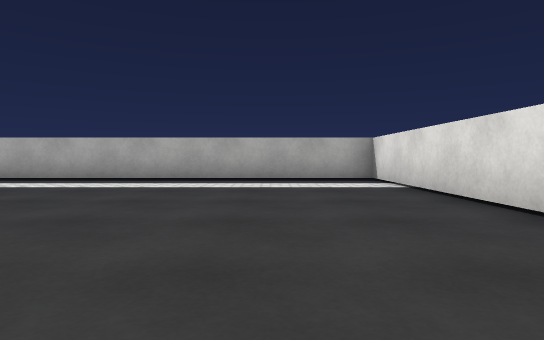
View 1 (above)

16 first-person views from a walk through a 3-D level made in the Unity game engine. The camera is 0.55 m above the floor, tilts 2° down and sees 75° across. The floor is counted in squares, 1 m on a side. Each view is taken from the middle of a square. On the plan, view 1 faces up. The plan holds only what a view shows up to about 9 squares ahead; the rest is blank. The place goes on beyond the plan. The player character is not drawn. Surface patterns are stand-ins for the level's own textures.

View 2
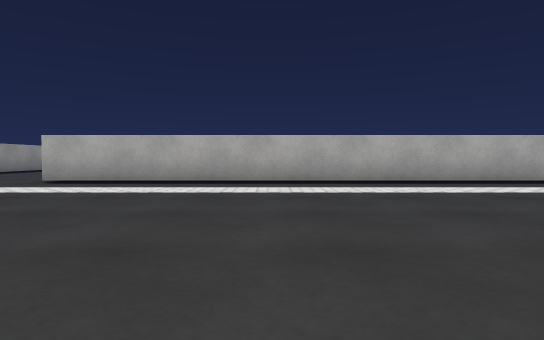

View 3
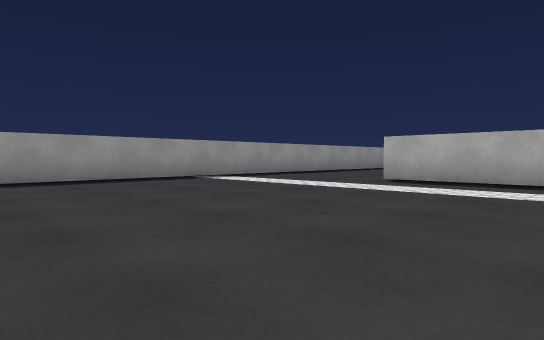

View 4
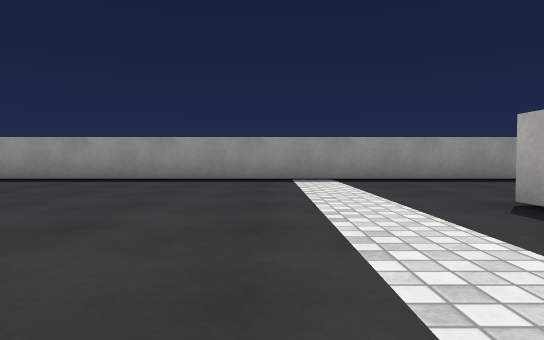

View 5
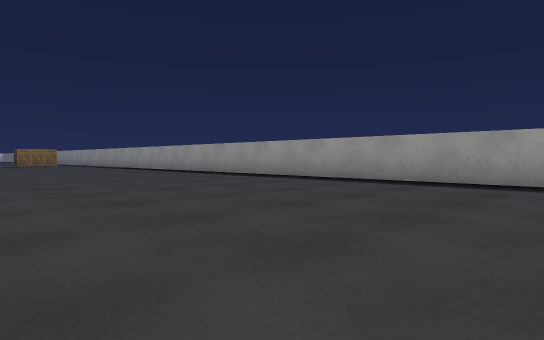

View 6
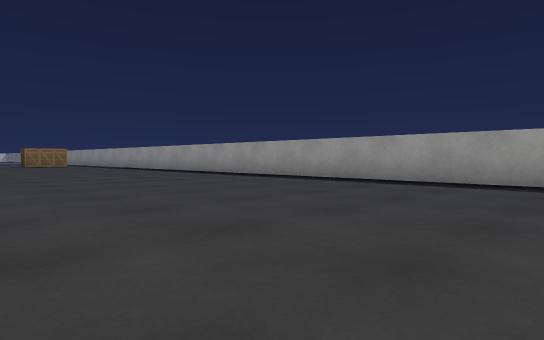

View 7
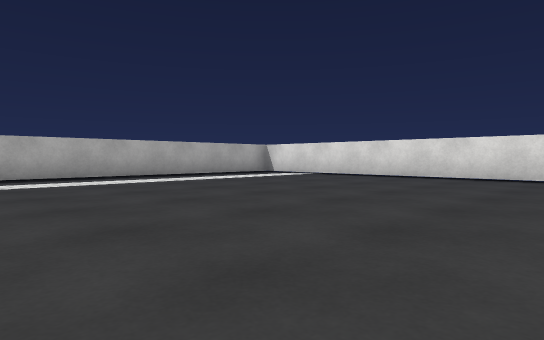

View 8
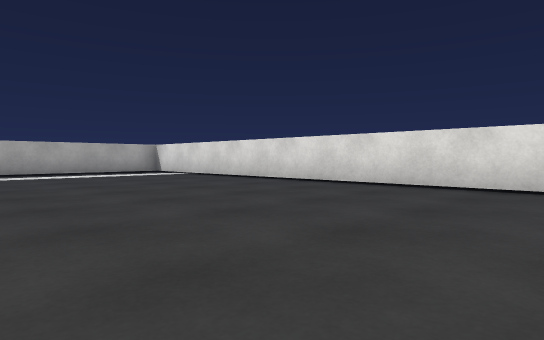

View 9
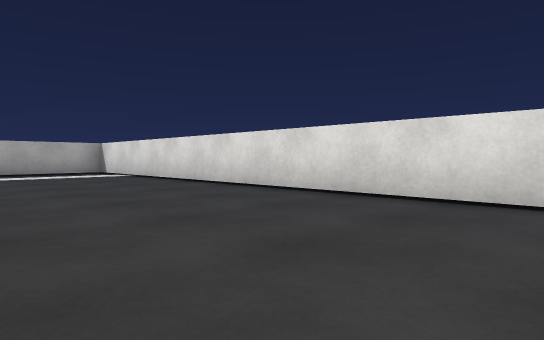

View 10
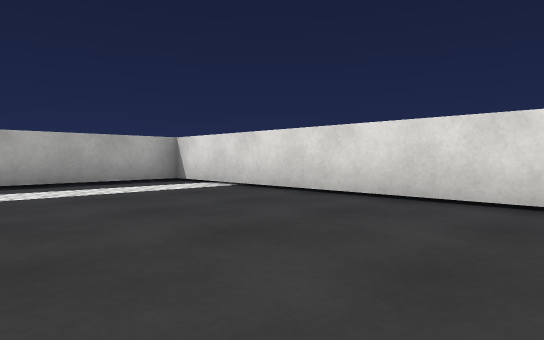

View 11
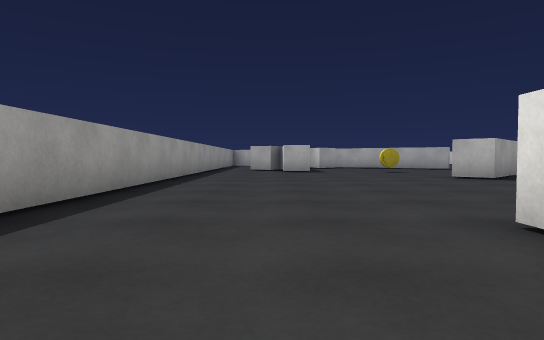

View 12
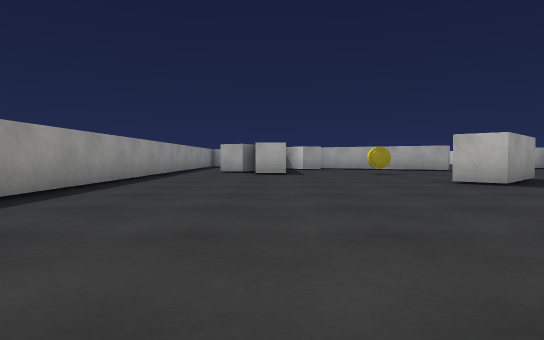

View 13
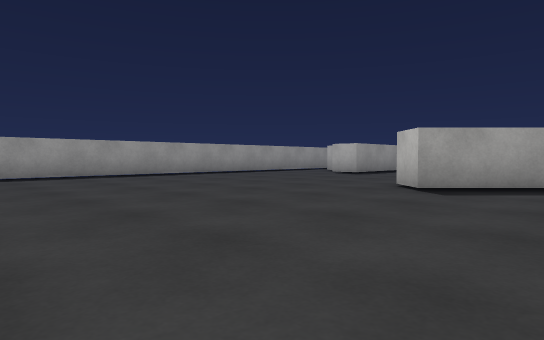

View 14
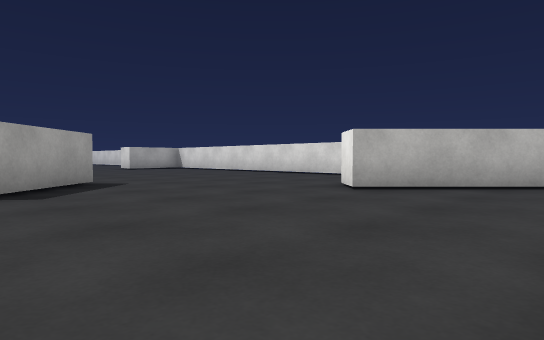

View 15
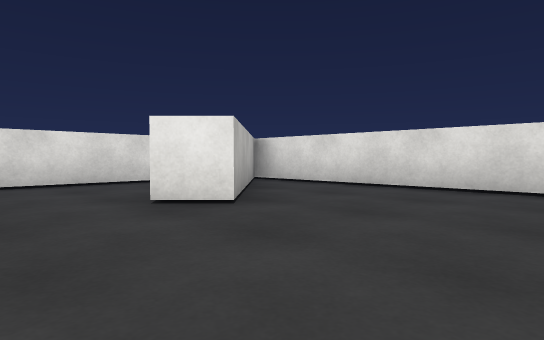

View 16
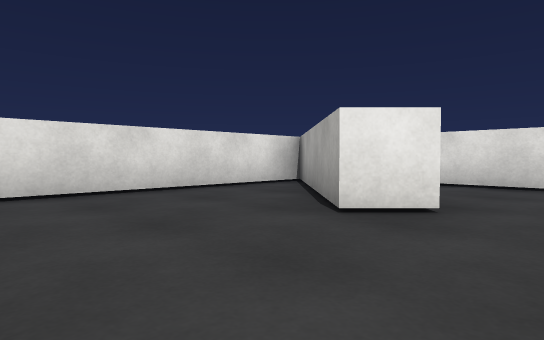

### Floor plan
Points are (right, up) in squares from view 1. A wall is a line through its corners. A room is listed if a view was taken in it or the views show most of it. See-through windows are left out.
Room 1 (views 1, 2, 3, 4, 5, 6, 7, 8, 9, 10, 11, 12, 13, 14, 15, 16)
walls: (-4.3, 9.8) (1.6, 9.8); (-4.4, 17.9) (-6.4, 15.9) (-7.2, 16.6); (1.4, 10.2) (-1.7, 13.3) (-1, 14) (2.5, 10.5) (2.5, 16.4); (-14.5, 18) (-14.5, -4.3); (2.5, -3.5) (2.5, 8.8) (-10.1, 8.8)

Where each view was taken, in squares from view 1:
view 1: 0 up, 0 right, facing up
view 2: 1 up, 5 left, facing up
view 3: 1 up, 6 left, facing up-left
view 4: 6 up, 6 left, facing left
view 5: 3 up, 7 left, facing down-left
view 6: 1 up, 7 left, facing down-left
view 7: 1 down, 7 left, facing up-right
view 8: 4 down, 4 left, facing up-right
view 9: 4 down, 2 left, facing up-right
view 10: 1 up, 2 left, facing up-right
view 11: 7 up, 12 left, facing up
view 12: 9 up, 11 left, facing up
view 13: 10 up, 4 left, facing up-left
view 14: 10 up, 7 left, facing up-right
view 15: 16 up, 5 left, facing down-right
view 16: 17 up, 3 left, facing down-right
